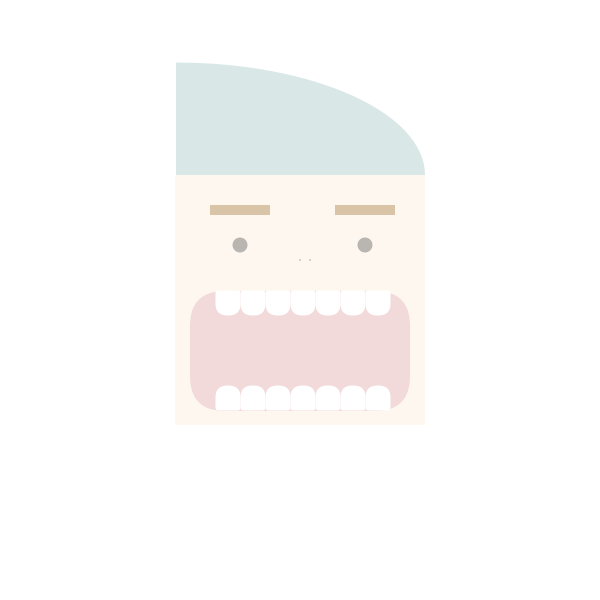
Frame 1 (no input)
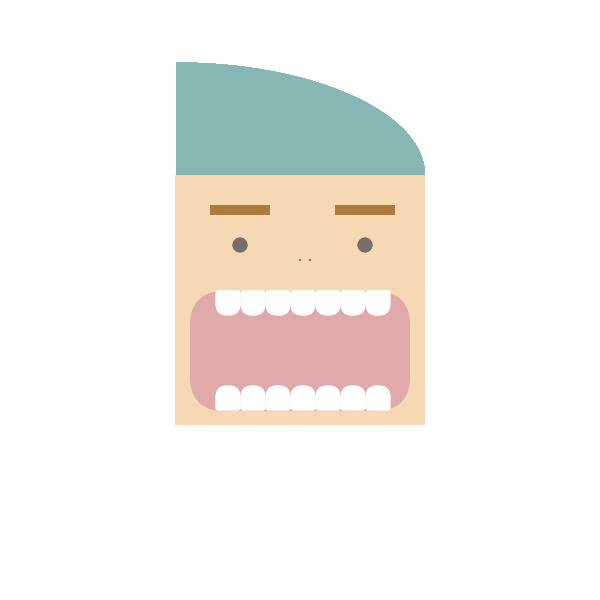
Frame 60 (the mouse pressed at the canvas centre just before this capture)
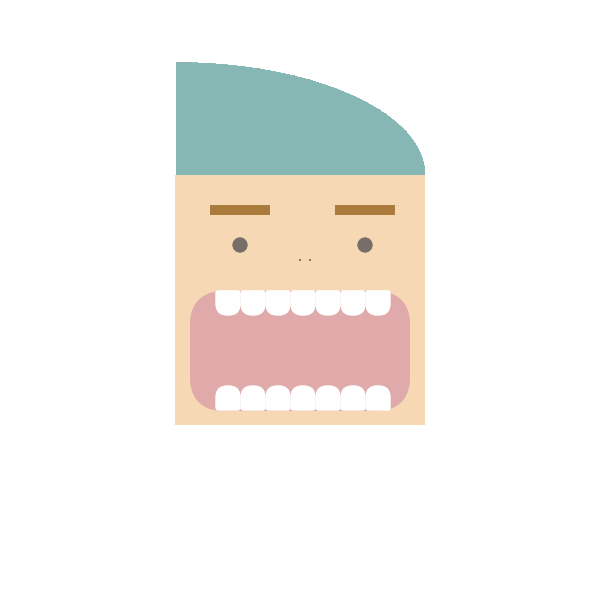
Frame 120 (the mouse held since frame 60 and released just before this capture)

The Processing sketch that drew these frames (run headless with seeded random() and noise(); from frame 60 on, the mouse is pressed at the canvas centre):

// Processing sketch: processing_110377
// ── processing_110377.pde

void setup () {
 size (600,600);
 background(255);
}

void draw () {
//face
noStroke();
fill(245,216,178,50);
rectMode( CENTER );
rect(width/2, height/2, 250, 250);
//eyebrows
fill(137,82,11,80);
rect(240,210, 60, 10);
rect(365,210, 60, 10);

//eyes

fill(80,79,79,100);

ellipse(240,245,15, 15);
ellipse(365,245,15, 15);

//nose
fill(3,3,3,50);
ellipse(300, 260, 2, 2);
ellipse(310, 260, 2, 2);

//lips
strokeWeight(2);
fill(214,151,167,75);

rect(300, 351, 220, 120, 35);

//upper teeth
strokeWeight(0);
fill(255);
rect(228, 303,25,25,3,3,12,12);
rect(253, 303,25,25,3,3,12,12);
rect(278, 303,25,25,3,3,12,12);
rect(303, 303,25,25,3,3,12,12);
rect(328, 303,25,25,3,3,12,12);
rect(353, 303,25,25,3,3,12,12);
rect(378, 303,25,25,3,3,12,12);

//bottom teeth
rect(228, 398,25,25,12,12,3,3);
rect(253, 398,25,25,12,12,3,3);
rect(278, 398,25,25,12,12,3,3);
rect(303, 398,25,25,12,12,3,3);
rect(328, 398,25,25,12,12,3,3);
rect(353, 398,25,25,12,12,3,3);
rect(378, 398,25,25,12,12,3,3);

//head
noStroke();
fill(133,183,180,80);
arc(176,175,498,225,TWO_PI-PI/2, TWO_PI);

}
